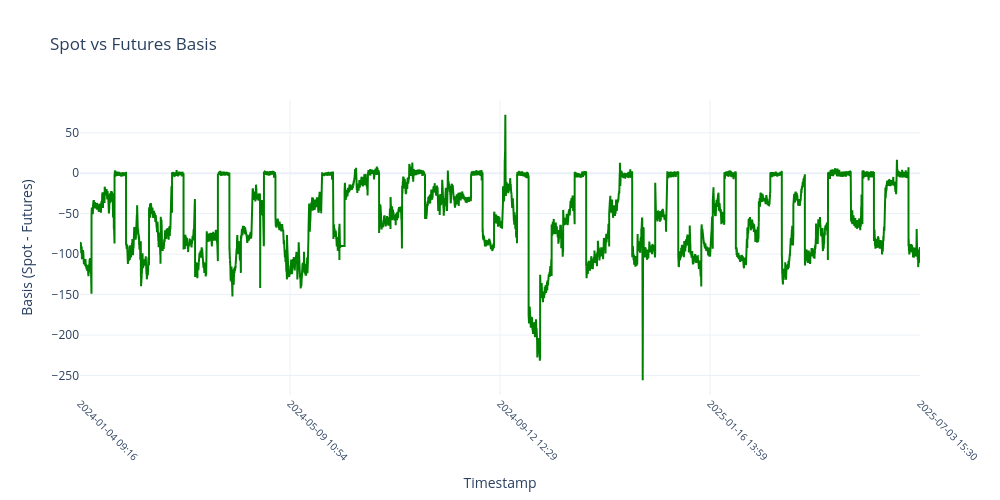

Notebook code cell kept with this figure:
### Markdown cell above
### Basis

### Code cell
basis = spot_and_futures_data['Spot'] - spot_and_futures_data['Futures']
x_vals = spot_and_futures_data.index 

num_ticks = 5
tick_indices = np.linspace(0, len(basis) - 1, num_ticks, dtype=int)
tickvals = [x_vals[i] for i in tick_indices]
ticktext = spot_and_futures_data.index[tick_indices].strftime('%Y-%m-%d %H:%M')

fig = go.Figure()
fig.add_trace(go.Scatter(
    x=x_vals,
    y=basis,
    mode='lines',
    line=dict(color='green'),
    name='Basis (Spot - Futures)'
))

fig.update_layout(
    title='Spot vs Futures Basis',
    xaxis=dict(
        title='Timestamp',
        tickmode='array',
        tickvals=tickvals,
        ticktext=ticktext,
        type = 'category',
        tickangle=45,
        tickfont=dict(size=10)
    ),
    yaxis_title='Basis (Spot - Futures)',
    template='plotly_white',
    width=1000,
    height=500
)

fig.show()

### Figure 1 — Plotly figure (JSON) as saved in the notebook; plotly's stock layout.template omitted (floating-point values rounded to 4 significant figures; data arrays with more than 128 entries replaced by an {"elided": "..."} marker saying what was removed)
{"data": [{"line": {"color": "green"}, "mode": "lines", "name": "Basis (Spot - Futures)", "type": "scatter", "x": {"elided": "27349 str values"}, "y": {"elided": "27349 float values"}}], "layout": {"height": 500, "title": {"text": "Spot vs Futures Basis"}, "width": 1000, "xaxis": {"tickangle": 45, "tickfont": {"size": 10}, "tickmode": "array", "ticktext": ["2024-01-04 09:16", "2024-05-09 10:54", "2024-09-12 12:29", "2025-01-16 13:59", "2025-07-03 15:30"], "tickvals": ["2024-01-04T09:16:00", "2024-05-09T10:54:00", "2024-09-12T12:29:00", "2025-01-16T13:59:00", "2025-07-03T15:30:00"], "title": {"text": "Timestamp"}, "type": "category"}, "yaxis": {"title": {"text": "Basis (Spot - Futures)"}}}}
